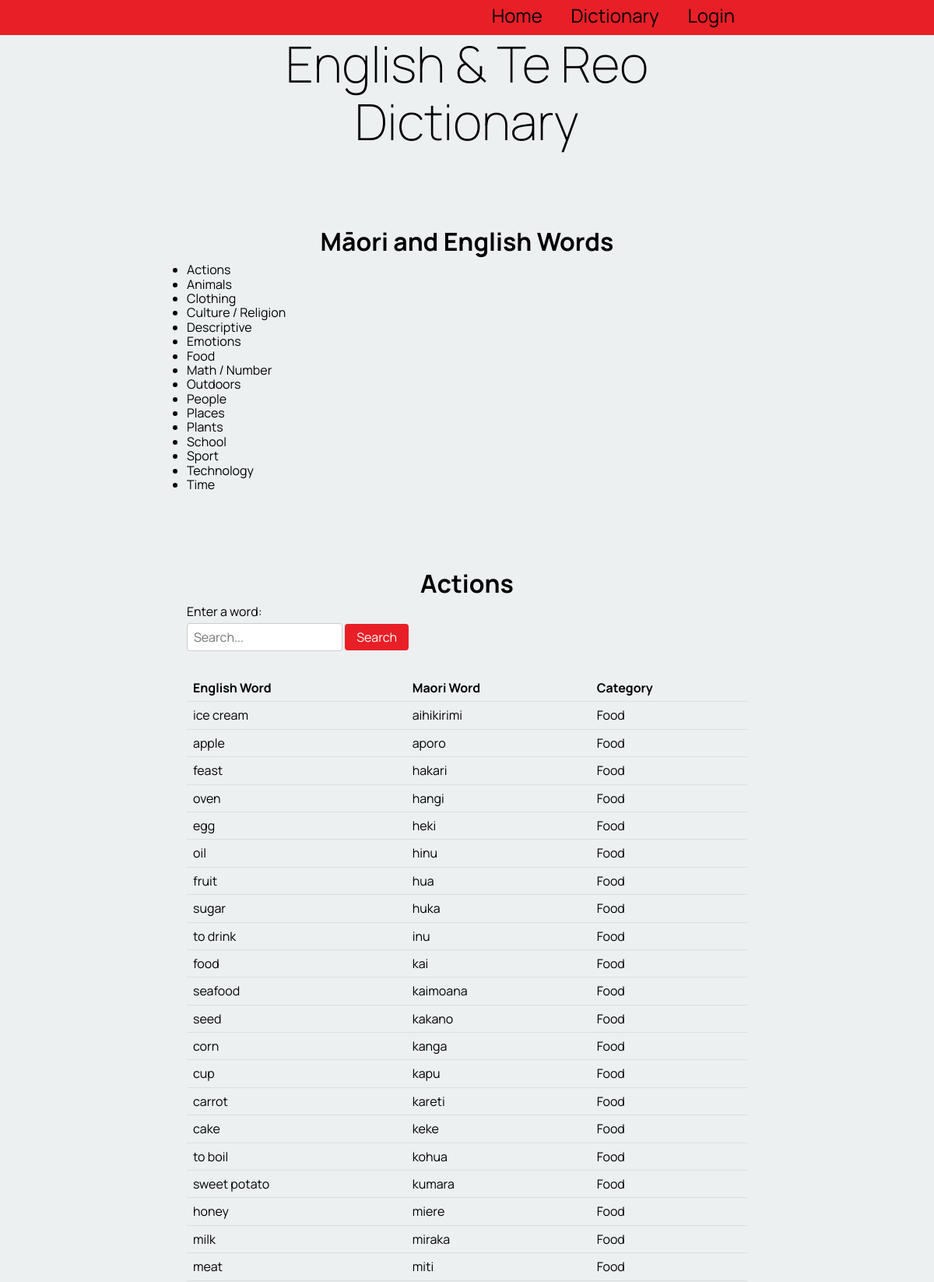
/sort_by_category/7 (upper part), run on the app's committed database.
### tables this page shows
CREATE TABLE "category_table"
(
    cat_id        integer not null
        primary key autoincrement,
    category_name varchar
);

CREATE TABLE "table_word"
(
    word_id      integer not null
        primary key autoincrement,
    english_word varchar(100),
    te_reo_word  varchar(100),
    description  varchar(100),
    category     varchar(100),
    levels       varchar(100),
    user_fk      integer
        constraint table_word_table_account_id_fk
            references users_table,
    cat_fk       integer
        constraint table_word_category_table_cat_id_fk
            references category_table
, word_date varchar(100), image varchar(100));

### app.py (the view)
@app.route('/sort_by_category/<cat_id>', methods=['POST', 'GET'])
def render_sort_by_category_page(cat_id):
    if is_logged_in_teacher():
        print("Teacher if logged in!")
    con = create_connection(DATABASE)
    query = "SELECT cat_id, category_name FROM category_table"
    cur = con.cursor()
    cur.execute(query)
    category_list = cur.fetchall()
    cur = con.cursor()
    query = """SELECT word_id, english_word, te_reo_word, category_name FROM table_word INNER JOIN category_table ON table_word.cat_fk = cat_id WHERE cat_id = ?"""
    cur.execute(query, (cat_id,))
    word = cur.fetchall()
    con.close()
    return render_template('sort_by_category.html', logged_in=is_logged_in(), words=word,teacher_log=is_logged_in_teacher(), categories=category_list)

### app.py (called while the page is built)
def create_connection(db_file): #connects to the database
    try:
        connection = sqlite3.connect(db_file)
        return connection
    except Error as e:
        print(e)   #prints the error message
    return None

def is_logged_in():    #checks if the user has logged in
    if session.get("email") is None:
        print("not logged in ")
        return False
    else:
        print("logged in!")
        return True

def is_logged_in_teacher():
        email = session.get("email")
        con = create_connection(DATABASE)
        cur = con.cursor()
        query = """SELECT is_teacher FROM users_table WHERE email = ?"""
        cur.execute(query, (email, ))
        teacher = cur.fetchall()
        con.close()
        print("yooo", teacher)
        if ('yes',) in teacher:
            print("teacher logged in!")
            con = create_connection(DATABASE)
            query = "SELECT users_id FROM users_table"
            cur = con.cursor()
            cur.execute(query)
            test = cur.fetchall()
            print(test)
            return True
        else:
            return False

### templates/sort_by_category.html
{% extends 'base.html' %}
{% block pageheading %}Māori and English Words{% endblock %}
{% block main %}
    <ul>
        {% for catergory in categories %}
                <li>
                    <a href="/sort_by_category/{{ catergory[0] }}">{{ catergory[1] }}</a>
                </li>
        {% endfor %}
    </ul>
    <h2> Actions</h2>
    <form action="{{ url_for('render_dictionary_page', cat_id=cat_id) }}" method="GET">
        <label for="word-search">Enter a word:</label>
        <input type="text" name="search" value="{{ search_term }}" placeholder="Search...">
        <button type="submit">Search</button>
    </form>
    <table>
        <thead>
            <tr>
                <th>English Word</th>
                <th>Maori Word</th>
                <th>Category</th>
            </tr>
        </thead>
        <tbody>
            {% for word in words %}
                <tr>
                    <td><a href="/word_info/{{ word[0] }}">{{ word[1] }}</a></td>
                    <td>{{ word[2] }}</td>
                    <td>{{ word[3] }}</td>
                </tr>
            {% endfor %}
        </tbody>
    </table>
{% endblock %}

### static/style.css (style rules this page uses)
* { font-family: 'Manrope', sans-serif; padding: 0; margin: 0; box-sizing: border-box; }
body { background-color: rgba(236, 240, 241, 1.0); }
h2 { font-size: 2rem; text-align: center; margin: 0 0 0.5rem 0; padding-top: 100px; }
a, a:visited { color: rgb(0, 0, 0); text-decoration: none; }
table { width: 100%; border-collapse: collapse; margin-bottom: 20px; }
table th, table td { padding: 8px; text-align: left; border-bottom: 1px solid #ddd; }
form { margin-bottom: 20px; }
form label { display: block; margin-bottom: 5px; }
form input[type="text"] { width: 200px; padding: 8px; border: 1px solid #ccc; border-radius: 4px; margin-bottom: 10px; }
form button { padding: 8px 15px; background-color: #e81f27; color: #fff; border: none; border-radius: 4px; cursor: pointer; }

### data on the page
category_table: category_name "Actions"
category_table: category_name "Animals"
category_table: category_name "Clothing"
category_table: category_name "Culture / Religion"
category_table: category_name "Descriptive"
category_table: category_name "Emotions"
category_table: category_name "Food"
category_table: category_name "Math / Number"
category_table: category_name "Outdoors"
category_table: category_name "People"
category_table: category_name "Places"
category_table: category_name "Plants"
category_table: category_name "School"
category_table: category_name "Sport"
category_table: category_name "Technology"
category_table: category_name "Time"
table_word: english_word "ice cream", te_reo_word "aihikirimi", category_name "Food"
table_word: english_word "apple", te_reo_word "aporo", category_name "Food"
table_word: english_word "feast", te_reo_word "hakari", category_name "Food"
table_word: english_word "oven", te_reo_word "hangi", category_name "Food"
table_word: english_word "egg", te_reo_word "heki", category_name "Food"
table_word: english_word "oil", te_reo_word "hinu", category_name "Food"
table_word: english_word "fruit", te_reo_word "hua", category_name "Food"
table_word: english_word "sugar", te_reo_word "huka", category_name "Food"
table_word: english_word "to drink", te_reo_word "inu", category_name "Food"
table_word: english_word "food", te_reo_word "kai", category_name "Food"
table_word: english_word "seafood", te_reo_word "kaimoana", category_name "Food"
table_word: english_word "seed", te_reo_word "kakano", category_name "Food"
table_word: english_word "corn", te_reo_word "kanga", category_name "Food"
table_word: english_word "cup", te_reo_word "kapu", category_name "Food"
table_word: english_word "carrot", te_reo_word "kareti", category_name "Food"
table_word: english_word "cake", te_reo_word "keke", category_name "Food"
table_word: english_word "to boil", te_reo_word "kohua", category_name "Food"
table_word: english_word "sweet potato", te_reo_word "kumara", category_name "Food"
table_word: english_word "honey", te_reo_word "miere", category_name "Food"
table_word: english_word "milk", te_reo_word "miraka", category_name "Food"
table_word: english_word "meat", te_reo_word "miti", category_name "Food"
